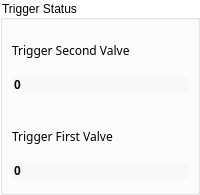
         <widget class="QGroupBox" name="groupBoxTriggerStatusInfo">
          <property name="styleSheet">
           <string notr="true">QGroupBox{
    background-color: transparent;
}</string>
          </property>
          <property name="title">
           <string>Trigger Status</string>
          </property>
          <layout class="QGridLayout" name="gridLayout_5">
           <property name="leftMargin">
            <number>0</number>
           </property>
           <property name="topMargin">
            <number>0</number>
           </property>
           <property name="rightMargin">
            <number>0</number>
           </property>
           <property name="bottomMargin">
            <number>4</number>
           </property>
           <property name="spacing">
            <number>4</number>
           </property>
           <item row="0" column="0">
            <widget class="ContentBoardItem" name="widgetDashBoardTrigger2OnOff" native="true">
             <property name="minimumSize">
              <size>
               <width>0</width>
               <height>82</height>
              </size>
             </property>
             <property name="maximumSize">
              <size>
               <width>16777215</width>
               <height>82</height>
              </size>
             </property>
             <property name="styleSheet">
              <string notr="true">/*QFrame{
     background:rgb(249,247,248);
     min-height: 80px;
     max-height: 80px;
}

QLabel{
  background:rgb(249,247,248);
  color: rgb(39,51,66);
  font-size: 16px;
  font-family: Siemens Sans;
  min-height: 20px;
  max-height: 20px;
}
*/
</string>
             </property>
             <layout class="QGridLayout" name="gridLayout_45">
              <item row="1" column="0">
               <widget class="QLabel" name="labelDashBoardTrigger2OnOff">
                <property name="font">
                 <font>
                  <family>Siemens Sans</family>
                 </font>
                </property>
                <property name="styleSheet">
                 <string notr="true"/>
                </property>
                <property name="text">
                 <string>Trigger Second Valve</string>
                </property>
               </widget>
              </item>
              <item row="2" column="0">
               <widget class="QDoubleSpinBox" name="doubleSpinBoxValueTrigger2OnOff">
                <property name="font">
                 <font>
                  <weight>75</weight>
                  <bold>true</bold>
                 </font>
                </property>
                <property name="styleSheet">
                 <string notr="true">QDoubleSpinBox{
 border: 0px;
}
QDoubleSpinBox
{
 background:rgb(249,247,248);
 min-width: 0px;
 border: 0px;
 }

QDoubleSpinBox[STATE=&quot;TriggerOn&quot;]
{
 background:rgb(0,204,255);
 min-width: 0px;
 border: 0px;
 }
QDoubleSpinBox[STATE=&quot;TriggerOff&quot;]
{
 background:rgb(249,247,248);
 min-width: 0px;
 border: 0px;
 }

</string>
                </property>
                <property name="readOnly">
                 <bool>true</bool>
                </property>
                <property name="buttonSymbols">
                 <enum>QAbstractSpinBox::NoButtons</enum>
                </property>
                <property name="specialValueText">
                 <string/>
                </property>
                <property name="decimals">
                 <number>0</number>
                </property>
               </widget>
              </item>
             </layout>
            </widget>
           </item>
           <item row="1" column="0">
            <widget class="ContentBoardItem" name="widgetDashBoardTrigger1OnOff" native="true">
             <property name="minimumSize">
              <size>
               <width>0</width>
               <height>82</height>
              </size>
             </property>
             <property name="maximumSize">
              <size>
               <width>16777215</width>
               <height>82</height>
              </size>
             </property>
             <property name="styleSheet">
              <string notr="true">/*QFrame{
     background:rgb(249,247,248);
     min-height: 80px;
     max-height: 80px;
}

QLabel{
  background:rgb(249,247,248);
  color: rgb(39,51,66);
  font-size: 16px;
  font-family: Siemens Sans;
  min-height: 20px;
  max-height: 20px;
}
*/
</string>
             </property>
             <layout class="QGridLayout" name="gridLayout_46">
              <item row="1" column="0">
               <widget class="QLabel" name="labelDashBoardTrigger1OnOff">
                <property name="font">
                 <font>
                  <family>Siemens Sans</family>
                 </font>
                </property>
                <property name="styleSheet">
                 <string notr="true"/>
                </property>
                <property name="text">
                 <string>Trigger First Valve</string>
                </property>
               </widget>
              </item>
              <item row="2" column="0">
               <widget class="QDoubleSpinBox" name="doubleSpinBoxValueTrigger1OnOff">
                <property name="font">
                 <font>
                  <weight>75</weight>
                  <bold>true</bold>
                 </font>
                </property>
                <property name="styleSheet">
                 <string notr="true">QDoubleSpinBox{
 border: 0px;
}
QDoubleSpinBox
{
 background:rgb(249,247,248);
 min-width: 0px;
 border: 0px;
 }
QDoubleSpinBox[STATE=&quot;TriggerOn&quot;]
{
 background:rgb(0,204,255);
 min-width: 0px;
 border: 0px;
 }
QDoubleSpinBox[STATE=&quot;TriggerOff&quot;]
{
 background:rgb(249,247,248);
 min-width: 0px;
 border: 0px;
 }

</string>
                </property>
                <property name="readOnly">
                 <bool>true</bool>
                </property>
                <property name="buttonSymbols">
                 <enum>QAbstractSpinBox::NoButtons</enum>
                </property>
                <property name="specialValueText">
                 <string/>
                </property>
                <property name="decimals">
                 <number>0</number>
                </property>
               </widget>
              </item>
             </layout>
            </widget>
           </item>
          </layout>
         </widget>
